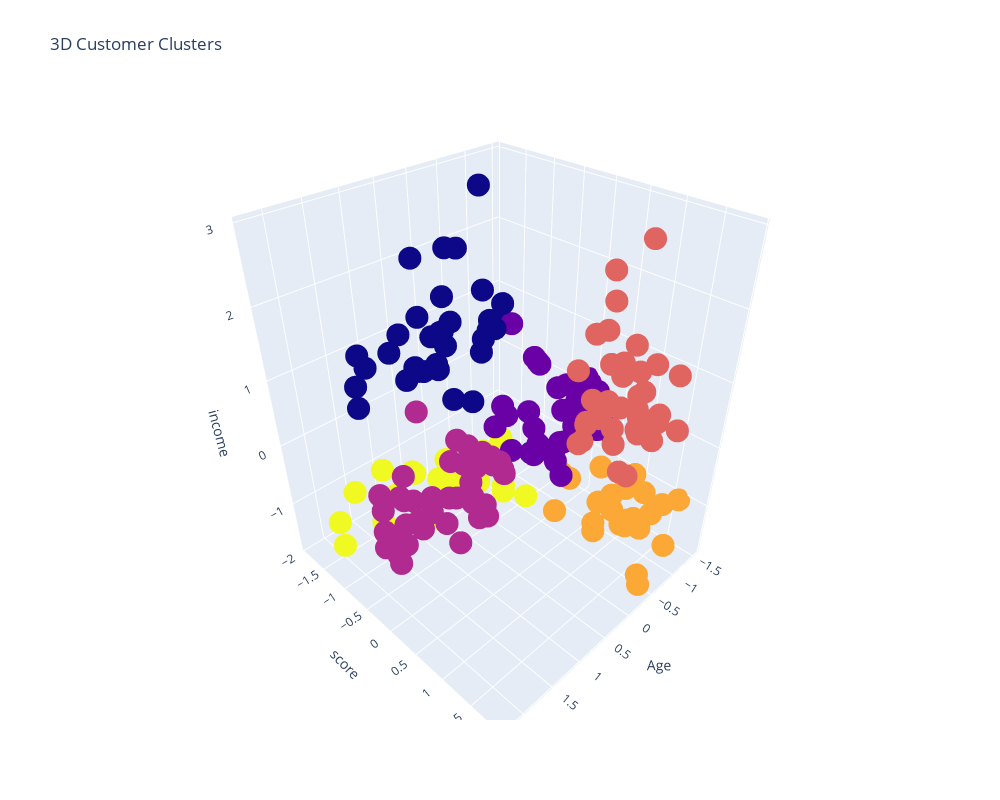

The notebook cell saved with this chart:
### Code cell
trace = go.Scatter3d(x = df_scaled['Age'], y = df_scaled['Score'], z = df_scaled['Income'], mode= 'markers', marker=dict(color = df_scaled['clusters']))
data = [trace]
layout = go.Layout(title= '3D Customer Clusters', scene= {'xaxis': {'title': 'Age'},'yaxis': {'title': 'score'},'zaxis': {'title': 'income'}}, height=800, width=1000)
fig = go.Figure(data= data, layout= layout)
py.offline.iplot(fig)

### Figure 1 — Plotly figure (JSON) as saved in the notebook; plotly's stock layout.template omitted (floating-point values rounded to 4 significant figures; data arrays with more than 128 entries replaced by an {"elided": "..."} marker saying what was removed)
{"data": [{"marker": {"color": {"elided": "200 int values"}}, "mode": "markers", "type": "scatter3d", "x": {"elided": "200 float values"}, "y": {"elided": "200 float values"}, "z": {"elided": "200 float values"}}], "layout": {"height": 800, "scene": {"xaxis": {"title": {"text": "Age"}}, "yaxis": {"title": {"text": "score"}}, "zaxis": {"title": {"text": "income"}}}, "title": {"text": "3D Customer Clusters"}, "width": 1000}}
